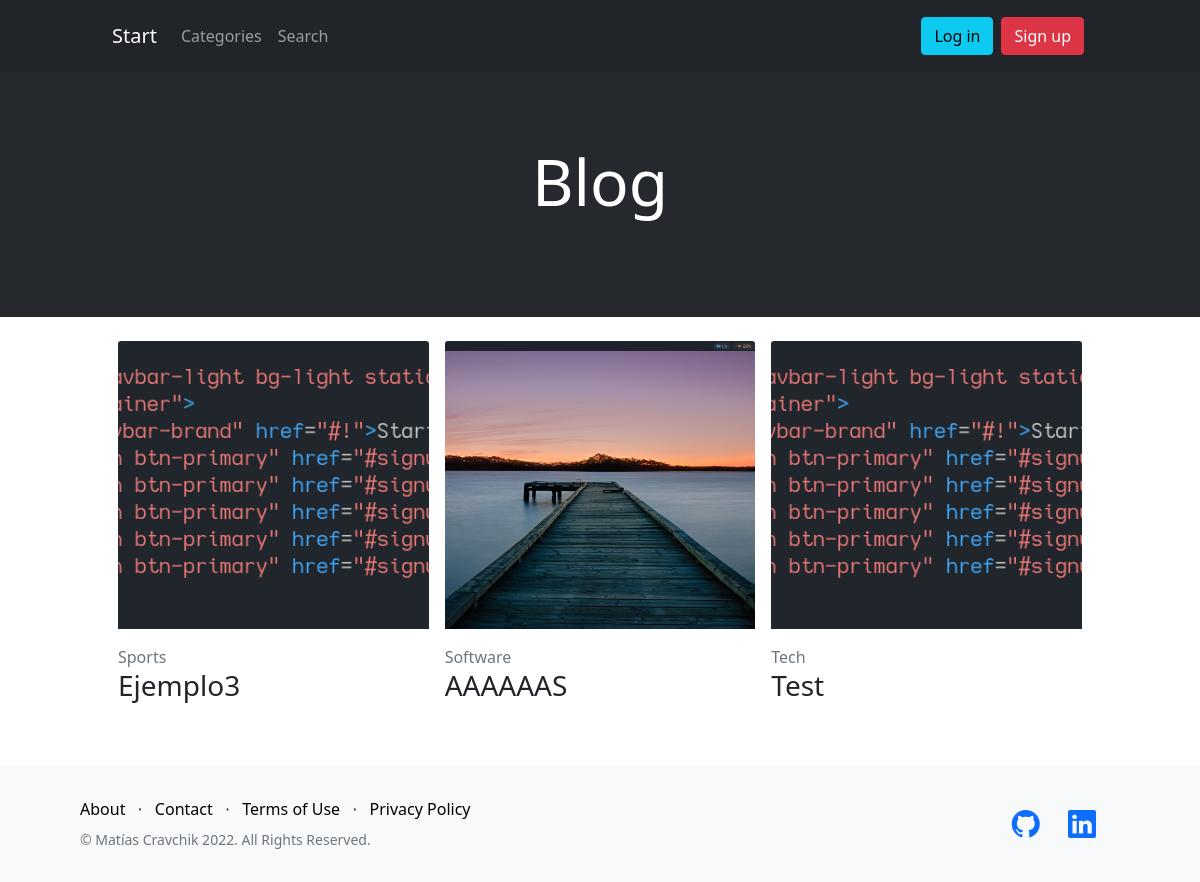
Page /blog/ on the earlier database version.
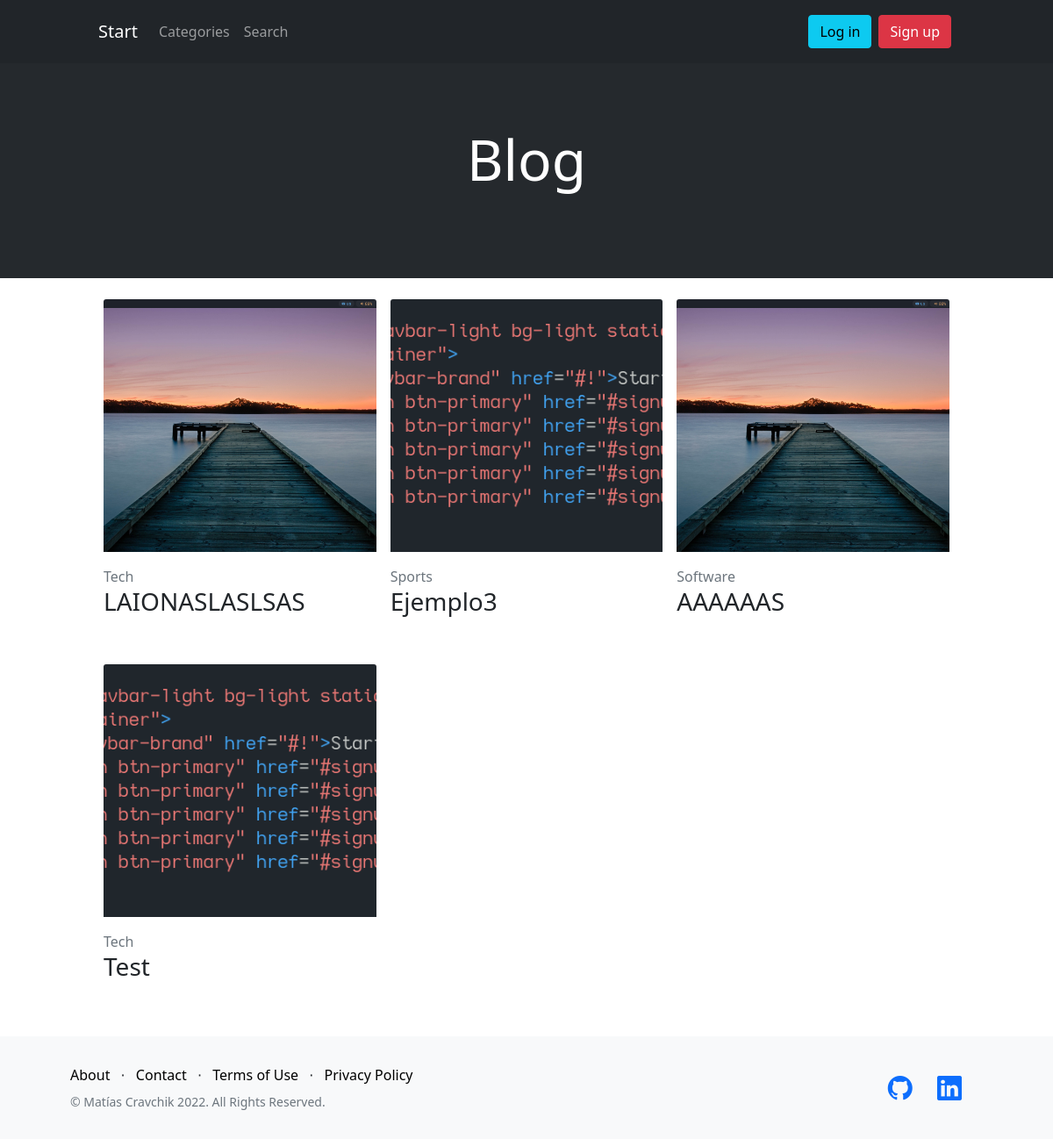
Same page on the later database version.
### blog/models.py (models this page shows, shortened)
class Post(models.Model):
    title = models.CharField(max_length=200)
    subtitle = models.CharField(max_length=200)
    date = models.DateTimeField(auto_now_add=True)
    content = RichTextField()
    image = models.ImageField(upload_to=custom_upload_to, blank=True)
    user = models.ForeignKey(User, on_delete=CASCADE)
    tags = models.ManyToManyField("Tag", blank=True)
    category = models.ForeignKey(Category, on_delete=CASCADE)
    class Meta:
        verbose_name = "post"
        verbose_name_plural = "posts"
        ordering = ["date", "title"]

class Category(models.Model):
    name = models.CharField(max_length=40)
    def __str__(self):
        return self.name
    class Meta:
        verbose_name_plural = "categories"

### blog/views.py (the view)
# urls.py: path("", views.index, name="Home"),
def index(request):
    posts = Post.objects.all().order_by("-date")
    return render(
        request,
        "blog/index.html",
        {"page": "Blog", "posts": posts},
    )

### accounts/context_processors/avatar.py (called while the page is built)
def avatar(request):
    if request.user.is_authenticated:
        return {
            "user_avatar": Profile.avatar_url(request.user)
        }
    else:
        return {}

### blog/templates/blog/index.html
{% extends 'layout.html' %}
{% load static %}
{% block header %}
<div class="bg-dark o-98 p-0 m-0">
    <h1 class="mb-5 mt-4 py-5 text-center text-white" style="font-size: 4rem;">{{ page }}</h1>
</div>
{% endblock header %}
{% block content %}
    {% if not posts %}
        <span class="text-center h6 d-block mt-3">
            {{ no_posts_message }}
        </span>
    {% else %}
        <div class="d-flex flex-row flex-wrap">
            {% for post in posts %}
                {% include 'blog/post_card.html' %}
            {% endfor %}
        </div>
    {% endif %}
{% endblock content %}

### DjangoBlog/templates/layout.html (shortened to what this page needs)
<!DOCTYPE html>
<html lang="en">
  <head>
    {% load static %}
    <link
      href="https://cdn.jsdelivr.net/npm/bootstrap-icons@1.5.0/font/bootstrap-icons.css"
      rel="stylesheet"
      type="text/css"
    />
    <link
      href="https://cdn.jsdelivr.net/npm/bootstrap@5.1.3/dist/css/bootstrap.min.css"
      rel="stylesheet"
    />
    <link rel="stylesheet" href="{% static 'styles.css' %}?{% now 'U' %}" />
  </head>
  <body>
    <div class="d-flex flex-column {% block pageclass %}{% endblock pageclass %} wrapper">
      <nav class="w-100 navbar navbar-expand-lg navbar-dark static-top bg-dark
                  {% if not user_avatar %}py-3{% else %}py-lg-0{% endif %}">
        <div class="container col-lg-10 align-items-center">
          <a class="navbar-brand" href="{% url 'Home' %}">Start</a>
          <div
            class="collapse navbar-collapse d-lg-flex flex-lg-row justify-content-lg-between"
            id="navbarNavDropdown"
          >
            <ul class="navbar-nav">
              <li class="nav-item">
                <a
                  class="nav-link {% if page == 'Categories' %} active {% endif %}"
                  aria-current="page"
                  href="{% url 'Categories' %}"
                >
                  Categories
                </a>
              </li>
              <li class="nav-item">
                <a
                  class="nav-link {% if page == 'Search' %} active {% endif %}"
                  aria-current="page"
                  href="{% url 'Search' %}"
                >
                  Search
                </a>
              </li>
            </ul>
            <div class="d-flex justify-content-lg-center">
              {% if not user.is_authenticated %}
              <div class="nav-item mx-1 my-auto">
                <a
                  class="btn btn-info btn-pill"
                  href="{% url 'Login' %}"
                  >Log in</a
                >
              </div>
              <div class="nav-item mx-1 my-auto">
                <a
                  class="btn btn-danger btn-pill"
                  href="{% url 'Signup' %}"
                  >Sign up</a
                >
              </div>
              {% endif %}
            </div>
          </div>
        </div>
      </nav>
      {% block header %}{% endblock header %}
      <div class="py-2 container-fluid flex-grow-1">
        <div class="col-lg-10 col-md-11 mx-auto pt-3 d-flex flex-column">
          {% block content %} {% endblock content %}
        </div>
      </div>
      <footer class="footer bg-light">
        <div class="container-fluid px-5">
          <div class="row">
            <div class="col-lg-6 h-100 text-center text-lg-start my-auto">
              <ul class="list-inline mb-2 text-lg-start">
                <li class="list-inline-item">
                  <a href="#!" class="my-link">About</a>
                </li>
                <li class="list-inline-item">⋅</li>
                <li class="list-inline-item">
                  <a href="#!" class="my-link">Contact</a>
                </li>
                <li class="list-inline-item">⋅</li>
                <li class="list-inline-item">
                  <a href="#!" class="my-link">Terms of Use</a>
                </li>
                <li class="list-inline-item">⋅</li>
                <li class="list-inline-item">
                  <a href="#!" class="my-link">Privacy Policy</a>
                </li>
              </ul>
              <p class="text-muted small mb-4 mb-lg-0 text-lg-start">
                &copy; Matías Cravchik 2022. All Rights Reserved.
              </p>
            </div>
            <div class="col-lg-6 h-100 text-center text-lg-end my-auto">
              <ul class="list-inline mb-0 text-lg-end">
                <li class="list-inline-item me-4">
                  <a href="https://github.com/MatiasCra" target="_blank"><i class="bi-github fs-3"></i></a>
                </li>
                <li class="list-inline-item me-4">
                  <a href="https://www.linkedin.com/in/matias-cravchik-9287991a3/" target="_blank"><i class="bi-linkedin fs-3"></i></a>
                </li>
              </ul>
            </div>
          </div>
        </div>
      </footer>
    </div>
  </body>
</html>

### blog/templates/blog/post_card.html (shortened to what this page needs)
<a class="col-lg-4 col-sm-6 col-12 mb-3 p-0 px-2"
   style="text-decoration: none; color: inherit;"
   href="{% url 'Post' post.id %}">
  <div class="h-100 post-card">
    <img src="{{ post.image.url }}" alt="post" class="w-100 card-img-top post-image" />
    <div class="post-body d-flex flex-column justify-content-between">
      <div class="mt-3">
        <span class="text-muted">{{ post.category }}</span>
        <h3 class="">{{ post.title }}</h3>
      </div>
    </div>
  </div>
</a>

### DjangoBlog/static/styles.css (style rules this page uses)
:root { --main-color: rgb(121, 82, 179); --secondary-color: rgb(255, 228, 132); --secondary-color-light: rgba(255, 228, 132, 0.8); --danger-color: rgb(239, 145, 145); --danger-color-light: rgb(245, 158, 158); --color-dark: rgb(33, 37, 41); --bootstrap-primary-color: #0d6efd; }
.wrapper { min-height: 100vh; }
.o-98 { opacity: 0.98; }
.footer { padding: 2rem; }
.my-link { color: black; text-decoration: none; }
.post-card { min-width: 15rem; min-height: 20rem; cursor: pointer; overflow: hidden; }
.post-image { width: 100%; height: 18rem; object-fit: cover; transition: transform 300ms; }
.post-body { height: 7rem; }

Differences in the rows shown:
added Post: image (picture), category "Tech", title "LAIONASLASLSAS"
